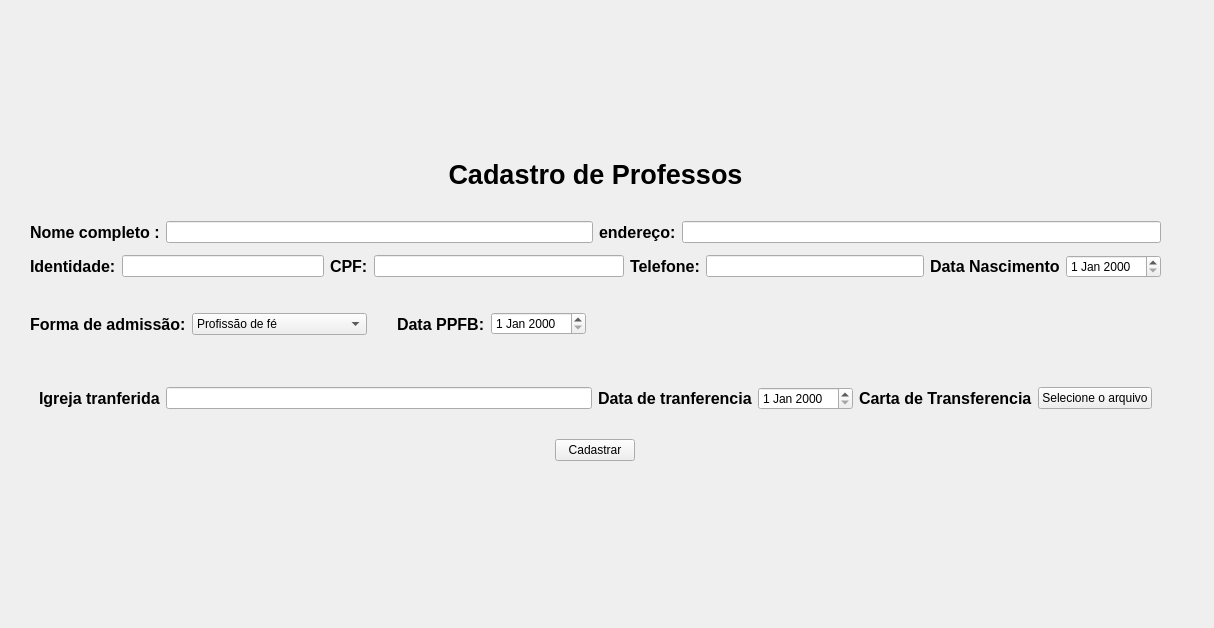
<?xml version="1.0" encoding="UTF-8"?>
<ui version="4.0">
 <class>Widget</class>
 <widget class="QWidget" name="Widget">
  <property name="geometry">
   <rect>
    <x>0</x>
    <y>0</y>
    <width>1214</width>
    <height>628</height>
   </rect>
  </property>
  <property name="windowTitle">
   <string>Widget</string>
  </property>
  <widget class="QWidget" name="layoutWidget">
   <property name="geometry">
    <rect>
     <x>30</x>
     <y>140</y>
     <width>1131</width>
     <height>321</height>
    </rect>
   </property>
   <layout class="QVBoxLayout" name="layout_principal">
    <item>
     <widget class="QLabel" name="label">
      <property name="font">
       <font>
        <pointsize>20</pointsize>
        <bold>true</bold>
       </font>
      </property>
      <property name="text">
       <string>Cadastro de Professos</string>
      </property>
      <property name="alignment">
       <set>Qt::AlignmentFlag::AlignCenter</set>
      </property>
     </widget>
    </item>
    <item>
     <layout class="QVBoxLayout" name="layout_cadastro_principal">
      <item>
       <layout class="QHBoxLayout" name="layout_1">
        <item>
         <layout class="QHBoxLayout" name="layout_nome">
          <item>
           <widget class="QLabel" name="titulo_nome">
            <property name="font">
             <font>
              <pointsize>12</pointsize>
              <bold>true</bold>
             </font>
            </property>
            <property name="text">
             <string>Nome completo :</string>
            </property>
           </widget>
          </item>
          <item>
           <widget class="QLineEdit" name="nome_entrada"/>
          </item>
         </layout>
        </item>
        <item>
         <layout class="QHBoxLayout" name="layout_endereco">
          <item>
           <widget class="QLabel" name="endereo_nome">
            <property name="font">
             <font>
              <pointsize>12</pointsize>
              <bold>true</bold>
             </font>
            </property>
            <property name="text">
             <string>endereço:</string>
            </property>
           </widget>
          </item>
          <item>
           <widget class="QLineEdit" name="entrada_endereco"/>
          </item>
         </layout>
        </item>
       </layout>
      </item>
      <item>
       <layout class="QHBoxLayout" name="layout_2">
        <item>
         <layout class="QHBoxLayout" name="layoutidentidade">
          <item>
           <widget class="QLabel" name="texto_identidade">
            <property name="font">
             <font>
              <pointsize>12</pointsize>
              <bold>true</bold>
             </font>
            </property>
            <property name="text">
             <string>Identidade:</string>
            </property>
           </widget>
          </item>
          <item>
           <widget class="QLineEdit" name="entrada_identidade"/>
          </item>
         </layout>
        </item>
        <item>
         <layout class="QHBoxLayout" name="layout_cpf">
          <item>
           <widget class="QLabel" name="titulo_cpf">
            <property name="font">
             <font>
              <pointsize>12</pointsize>
              <bold>true</bold>
             </font>
            </property>
            <property name="text">
             <string>CPF:</string>
            </property>
           </widget>
          </item>
          <item>
           <widget class="QLineEdit" name="entrada_cpf"/>
          </item>
         </layout>
        </item>
        <item>
         <layout class="QHBoxLayout" name="horizontalLayout">
          <item>
           <widget class="QLabel" name="titulo_telefone">
            <property name="font">
             <font>
              <pointsize>12</pointsize>
              <bold>true</bold>
             </font>
            </property>
            <property name="text">
             <string>Telefone:</string>
            </property>
           </widget>
          </item>
          <item>
           <widget class="QLineEdit" name="entrada_telefone"/>
          </item>
         </layout>
        </item>
        <item>
         <layout class="QHBoxLayout" name="layout_nascimento">
          <item>
           <widget class="QLabel" name="texto_data_nascimento">
            <property name="font">
             <font>
              <pointsize>12</pointsize>
              <bold>true</bold>
             </font>
            </property>
            <property name="text">
             <string>Data Nascimento</string>
            </property>
           </widget>
          </item>
          <item>
           <widget class="QDateEdit" name="entrada_data_nascimento"/>
          </item>
         </layout>
        </item>
       </layout>
      </item>
      <item>
       <layout class="QHBoxLayout" name="layout_3"/>
      </item>
     </layout>
    </item>
    <item>
     <layout class="QHBoxLayout" name="layout_forma_admissao">
      <item>
       <widget class="QLabel" name="titulo_nome_2">
        <property name="font">
         <font>
          <pointsize>12</pointsize>
          <bold>true</bold>
         </font>
        </property>
        <property name="text">
         <string>Forma de admissão:</string>
        </property>
       </widget>
      </item>
      <item>
       <widget class="QComboBox" name="comboBox">
        <item>
         <property name="text">
          <string>Profissão de fé</string>
         </property>
        </item>
        <item>
         <property name="text">
          <string>Profissão de fé e batismo</string>
         </property>
        </item>
        <item>
         <property name="text">
          <string>Carta de Transferencia</string>
         </property>
        </item>
        <item>
         <property name="text">
          <string>Jurisdição a Pedido</string>
         </property>
        </item>
        <item>
         <property name="text">
          <string>Jurisdição ex Oficio</string>
         </property>
        </item>
        <item>
         <property name="text">
          <string>Restauração do afastados</string>
         </property>
        </item>
        <item>
         <property name="text">
          <string>Designação do Presbiterio</string>
         </property>
        </item>
        <item>
         <property name="text">
          <string>Outros</string>
         </property>
        </item>
       </widget>
      </item>
      <item>
       <widget class="QWidget" name="widget_data_ppfb" native="true">
        <layout class="QHBoxLayout" name="layout_data_ppfb">
         <item>
          <spacer name="horizontalSpacer_5">
           <property name="orientation">
            <enum>Qt::Orientation::Horizontal</enum>
           </property>
           <property name="sizeType">
            <enum>QSizePolicy::Policy::Minimum</enum>
           </property>
           <property name="sizeHint" stdset="0">
            <size>
             <width>15</width>
             <height>20</height>
            </size>
           </property>
          </spacer>
         </item>
         <item>
          <widget class="QLabel" name="texto_data_ppfb">
           <property name="font">
            <font>
             <pointsize>12</pointsize>
             <bold>true</bold>
            </font>
           </property>
           <property name="text">
            <string>Data PPFB:</string>
           </property>
          </widget>
         </item>
         <item>
          <widget class="QDateEdit" name="entrada_data_ppfb"/>
         </item>
        </layout>
       </widget>
      </item>
      <item>
       <spacer name="horizontalSpacer_4">
        <property name="orientation">
         <enum>Qt::Orientation::Horizontal</enum>
        </property>
        <property name="sizeHint" stdset="0">
         <size>
          <width>40</width>
          <height>20</height>
         </size>
        </property>
       </spacer>
      </item>
     </layout>
    </item>
    <item>
     <widget class="QWidget" name="widget_igreja_traferida" native="true">
      <layout class="QHBoxLayout" name="layout_greja_trans_4">
       <item>
        <layout class="QHBoxLayout" name="horizontalLayout_3">
         <item>
          <widget class="QLabel" name="titulo_igreja_transferida">
           <property name="font">
            <font>
             <pointsize>12</pointsize>
             <bold>true</bold>
            </font>
           </property>
           <property name="text">
            <string>Igreja tranferida</string>
           </property>
          </widget>
         </item>
         <item>
          <widget class="QLineEdit" name="entrada_igreja_transferida"/>
         </item>
        </layout>
       </item>
       <item>
        <layout class="QHBoxLayout" name="horizontalLayout_4">
         <item>
          <widget class="QLabel" name="titulo_tranferida">
           <property name="font">
            <font>
             <pointsize>12</pointsize>
             <bold>true</bold>
            </font>
           </property>
           <property name="text">
            <string>Data de tranferencia</string>
           </property>
          </widget>
         </item>
         <item>
          <widget class="QDateEdit" name="entrada_data_transferida"/>
         </item>
        </layout>
       </item>
       <item>
        <layout class="QHBoxLayout" name="layout_carta_transferencia">
         <item>
          <widget class="QLabel" name="titulo_nome_3">
           <property name="font">
            <font>
             <pointsize>12</pointsize>
             <bold>true</bold>
            </font>
           </property>
           <property name="text">
            <string>Carta de Transferencia</string>
           </property>
          </widget>
         </item>
         <item>
          <widget class="QPushButton" name="pushButton_2">
           <property name="text">
            <string>Selecione o arquivo</string>
           </property>
          </widget>
         </item>
        </layout>
       </item>
      </layout>
     </widget>
    </item>
    <item>
     <layout class="QHBoxLayout" name="layout_botao_cadastrar">
      <property name="spacing">
       <number>0</number>
      </property>
      <property name="sizeConstraint">
       <enum>QLayout::SizeConstraint::SetNoConstraint</enum>
      </property>
      <item>
       <widget class="QPushButton" name="pushButton">
        <property name="sizePolicy">
         <sizepolicy hsizetype="Fixed" vsizetype="Fixed">
          <horstretch>0</horstretch>
          <verstretch>0</verstretch>
         </sizepolicy>
        </property>
        <property name="text">
         <string>Cadastrar</string>
        </property>
       </widget>
      </item>
     </layout>
    </item>
   </layout>
  </widget>
 </widget>
 <resources/>
 <connections/>
</ui>
